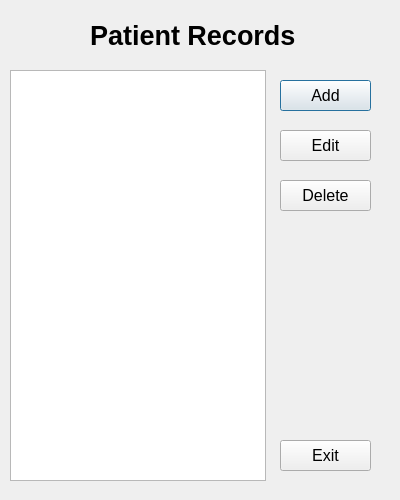
<?xml version="1.0" encoding="UTF-8"?>
<ui version="4.0">
 <class>Dialog</class>
 <widget class="QDialog" name="Dialog">
  <property name="geometry">
   <rect>
    <x>0</x>
    <y>0</y>
    <width>400</width>
    <height>500</height>
   </rect>
  </property>
  <property name="windowTitle">
   <string>Dialog</string>
  </property>
  <widget class="QLabel" name="label">
   <property name="geometry">
    <rect>
     <x>90</x>
     <y>10</y>
     <width>231</width>
     <height>51</height>
    </rect>
   </property>
   <property name="font">
    <font>
     <pointsize>20</pointsize>
     <weight>75</weight>
     <bold>true</bold>
    </font>
   </property>
   <property name="text">
    <string>Patient Records</string>
   </property>
  </widget>
  <widget class="QPushButton" name="btn_add">
   <property name="geometry">
    <rect>
     <x>280</x>
     <y>80</y>
     <width>91</width>
     <height>31</height>
    </rect>
   </property>
   <property name="font">
    <font>
     <pointsize>12</pointsize>
    </font>
   </property>
   <property name="text">
    <string>Add</string>
   </property>
  </widget>
  <widget class="QPushButton" name="btn_edit">
   <property name="geometry">
    <rect>
     <x>280</x>
     <y>130</y>
     <width>91</width>
     <height>31</height>
    </rect>
   </property>
   <property name="font">
    <font>
     <pointsize>12</pointsize>
    </font>
   </property>
   <property name="text">
    <string>Edit</string>
   </property>
  </widget>
  <widget class="QListWidget" name="list_patient">
   <property name="geometry">
    <rect>
     <x>10</x>
     <y>70</y>
     <width>256</width>
     <height>411</height>
    </rect>
   </property>
  </widget>
  <widget class="QPushButton" name="btn_exit">
   <property name="geometry">
    <rect>
     <x>280</x>
     <y>440</y>
     <width>91</width>
     <height>31</height>
    </rect>
   </property>
   <property name="font">
    <font>
     <pointsize>12</pointsize>
    </font>
   </property>
   <property name="text">
    <string>Exit</string>
   </property>
  </widget>
  <widget class="QPushButton" name="btn_delete">
   <property name="geometry">
    <rect>
     <x>280</x>
     <y>180</y>
     <width>91</width>
     <height>31</height>
    </rect>
   </property>
   <property name="font">
    <font>
     <pointsize>12</pointsize>
    </font>
   </property>
   <property name="text">
    <string>Delete</string>
   </property>
  </widget>
 </widget>
 <layoutdefault spacing="6" margin="11"/>
 <resources/>
 <connections/>
</ui>
